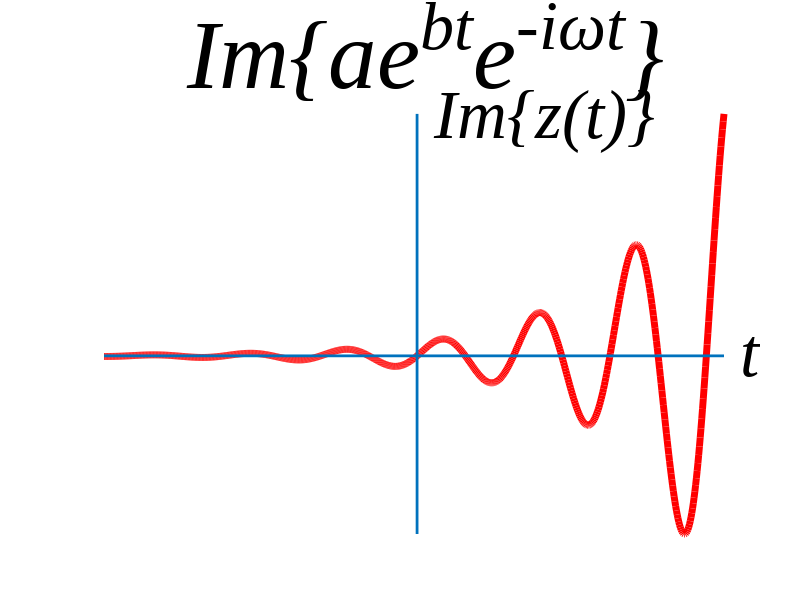

Here is the MATLAB script that generated this plot:
clc;
close all force;
clear variables;

a = 0.01;
b = 0.15;
t = [20:-0.05:-20.4];

IM = a*exp(b*(t(1:length(t)))).*sin((t(1:length(t))));
minX = min(t);
maxX = max(t);
minY = min(IM);
maxY = max(IM);

set(0, 'DefaultAxesFontName', 'Times New Roman');
figure('Position', [1 1 1920 1080]);

plot(t, IM, 'r', 'LineWidth', 5);
line([minX, maxX],[0, 0], 'LineWidth', 2);
line([0, 0],[minY, maxY], 'LineWidth', 2);
text(maxX, 0,'\it t', 'FontSize', 50, 'Fontname','Times New Roman', 'fontWeight', 'Bold');
text(0, maxY-0.005,'\it Im\{z(t)\}', 'FontSize', 50, 'Fontname','Times New Roman', 'fontWeight', 'Bold');
axis off;
axis([minX maxX minY maxY]);
title('\it Im\{ae^b^te^-^i^\omega^t\}', 'FontSize', 70, 'Fontname','Times New Roman', 'fontWeight', 'Bold');